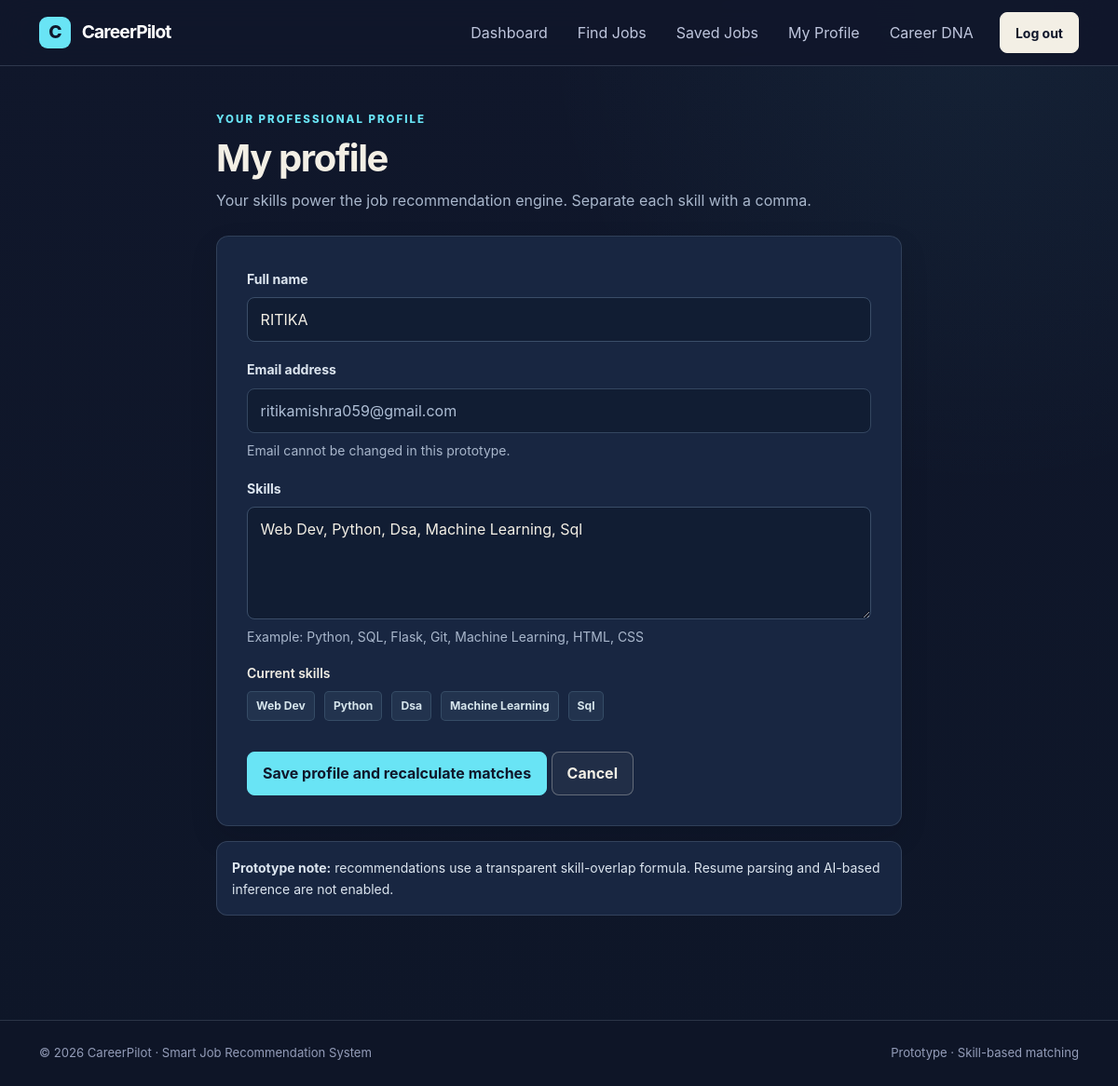
The app's page /profile (signed in) with its own data.
### app.py (models this page shows)
class User(db.Model):
    id = db.Column(db.Integer, primary_key=True)
    name = db.Column(db.String(100), nullable=False)
    email = db.Column(db.String(120), unique=True, nullable=False)
    password_hash = db.Column(db.String(255), nullable=False)
    skills_json = db.Column(db.Text, default="[]")
    role = db.Column(db.String(20), default="user", nullable=False)
    is_active = db.Column(db.Boolean, default=True, nullable=False)
    @property
    def skills(self):
        try:
            return json.loads(self.skills_json or "[]")
        except (TypeError, json.JSONDecodeError):
            return []

### app.py (the view, shortened to what this page needs)
@app.route("/profile", methods=["GET", "POST"])
@login_required
def profile():
    user = db.session.get(User, session["user_id"])
    return render_template("profile.html", user=user)

### app.py (called while the page is built, shortened)
def login_required(fn):
    @wraps(fn)
    def wrapper(*args, **kwargs):
        if "user_id" not in session:
            flash("Please log in to access your dashboard.", "info")
            return redirect(url_for("login"))
        user = db.session.get(User, session["user_id"])
        return fn(*args, **kwargs)
    return wrapper

@app.context_processor
def inject_user():
    user = db.session.get(User, session.get("user_id")) if session.get("user_id") else None
    return {"current_user": user}

### templates/profile.html
{% extends "base.html" %}{% block title %}My Profile | CareerPilot{% endblock %}
{% block content %}
<div class="row justify-content-center"><div class="col-lg-8"><div class="eyebrow">YOUR PROFESSIONAL PROFILE</div><h1 class="fw-bold mt-2">My profile</h1><p class="text-secondary mb-4">Your skills power the job recommendation engine. Separate each skill with a comma.</p>
<div class="profile-card"><form method="post"><div class="mb-3"><label class="form-label">Full name</label><input class="form-control" name="name" required value="{{ user.name }}"></div><div class="mb-3"><label class="form-label">Email address</label><input class="form-control" value="{{ user.email }}" disabled><div class="form-text">Email cannot be changed in this prototype.</div></div>
<div class="mb-3"><label class="form-label">Skills</label><textarea class="form-control" name="skills" rows="4" placeholder="Python, SQL, HTML, CSS, JavaScript">{{ user.skills|join(', ') }}</textarea><div class="form-text">Example: Python, SQL, Flask, Git, Machine Learning, HTML, CSS</div></div>
{% if user.skills %}<div class="mb-4"><div class="small fw-semibold mb-2">Current skills</div><div class="d-flex flex-wrap gap-2">{% for skill in user.skills %}<span class="skill">{{ skill }}</span>{% endfor %}</div></div>{% endif %}
<button class="btn btn-primary">Save profile and recalculate matches</button> <a class="btn btn-outline-secondary" href="{{ url_for('dashboard') }}">Cancel</a></form></div>
<div class="alert alert-light border mt-3 small"><strong>Prototype note:</strong> recommendations use a transparent skill-overlap formula. Resume parsing and AI-based inference are not enabled.</div>
</div></div>
{% endblock %}

### records on screen
User: name "RITIKA", email "ritikamishra059@gmail.com", skills "Web Dev, Python, Dsa, Machine Learning, Sql"

### other values on screen
{{ skill }} "Web Dev" "Python" "Dsa" "Machine Learning" "Sql"
